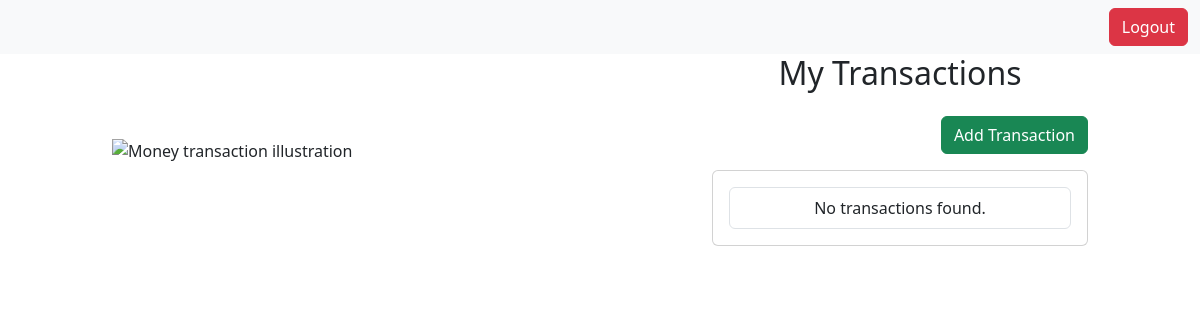
The app's page /dashboard (signed in), older data.
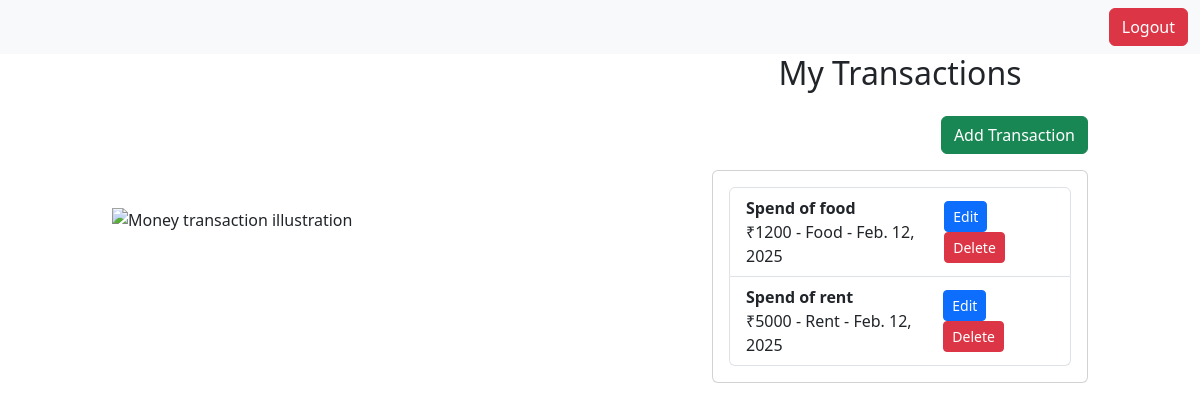
The same page, newer data.
### new_app/models.py (models this page shows)
class Transaction(models.Model):
    CATEGORY_CHOICES = [
        ('Food', 'Food'),
        ('Rent', 'Rent'),
        ('Salary', 'Salary'),
        ('Entertainment', 'Entertainment'),
    ]
    title = models.CharField(max_length=100)
    amount = models.IntegerField(max_length=10)
    category = models.CharField(max_length=20, choices=CATEGORY_CHOICES)
    date = models.DateField()
    user = models.ForeignKey(User, on_delete=models.CASCADE)

### new_app/views.py (the view)
# urls.py: path('dashboard', views.dashboard, name='dashboard'),
@login_required(login_url='login')
def dashboard(request):
    transactions = Transaction.objects.filter(user=request.user)
    return render(request, 'dashboard.html', {'transactions': transactions})

### templates/dashboard.html (shortened to what this page needs)
<!doctype html>
<html lang="en">
{% load static %}
<head>
  <link href="https://cdn.jsdelivr.net/npm/bootstrap@5.3.8/dist/css/bootstrap.min.css" rel="stylesheet">
</head>
<body>
<nav class="navbar navbar-expand-lg navbar-light bg-light">
  <div class="container-fluid">
    <div class="d-flex ms-auto">
      <a href="{% url 'logout' %}" class="btn btn-danger">Logout</a>
    </div>
  </div>
</nav>
<section class="vh-100">
  <div class="container-fluid h-custom">
    <div class="row d-flex justify-content-center align-items-center h-100">
      <div class="col-md-9 col-lg-6 col-xl-5">
        <img src="https://img.freepik.com/free-vector/mobile-banking-concept-illustration_114360-796.jpg"
             class="img-fluid" alt="Money transaction illustration">
      </div>
      <div class="col-md-8 col-lg-6 col-xl-4 offset-xl-1">
        <h2 class="text-center mb-4">My Transactions</h2>
        <div class="text-end mb-3">
          <a href="{% url 'transaction_create' %}" class="btn btn-success">Add Transaction</a>
        </div>
        <div class="card">
          <div class="card-body">
            <ul class="list-group">
              {% for t in transactions %}
                <li class="list-group-item d-flex justify-content-between align-items-center">
                  <div>
                    <strong>{{ t.title }}</strong><br>
                    ₹{{ t.amount }} - {{ t.category }} - {{ t.date }}
                  </div>
                  <div>
                    <a href="{% url 'transaction_update' t.id %}" class="btn btn-sm btn-primary me-2">Edit</a>
                    <a href="{% url 'transaction_delete' t.id %}" class="btn btn-sm btn-danger">Delete</a>
                  </div>
                </li>
              {% empty %}
                <li class="list-group-item text-center">No transactions found.</li>
              {% endfor %}
            </ul>
          </div>
        </div>
      </div>
    </div>
  </div>
</section>
</body>
</html>

Row changes from the older to the newer data that the page shows:
added Transaction: title "Spend of food", amount "1200", category "Food", date "Feb. 12, 2025"
added Transaction: title "Spend of rent", amount "5000", category "Rent", date "Feb. 12, 2025"
Text that changed along with them:
text no longer shown: "No transactions found."
